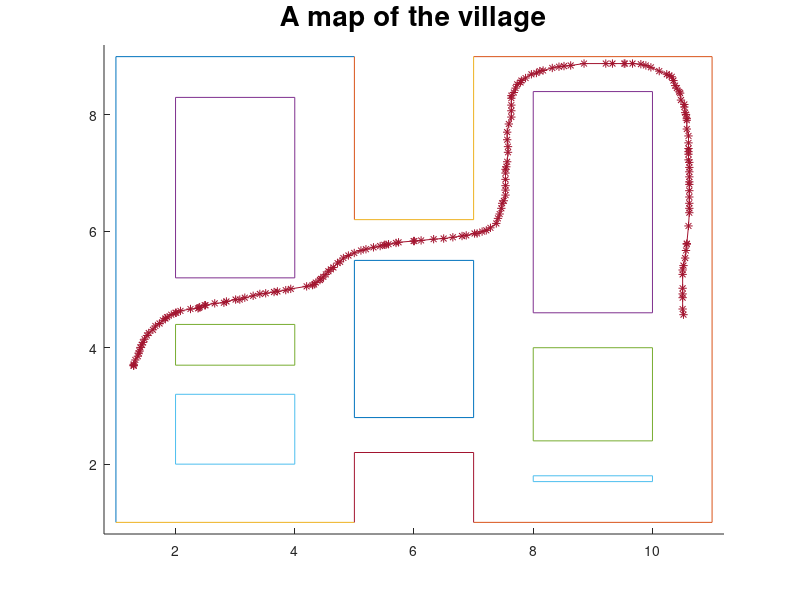

MATLAB code for this plot:

clear all
%This file draw a map of the village, and allows us to manually
%draw the trajectory of the vehicle.

figure(1)
clf
hold on
plot([1+i 1+9*i 5+9*i])
plot([7+9*i 11+9*i 11+i 7+i]);plot([5+i 1+i])
plot([2+5.2*i 2+8.3*i 4+8.3*i 4+5.2*i 2+5.2*i])%House 1
plot([2+3.7*i 2+4.4*i 4+4.4*i 4+3.7*i 2+3.7*i])%House 2
plot([2+2*i 2+3.2*i 4+3.2*i 4+2*i 2+2*i])%House 3
plot([5+i 5+2.2*i 7+2.2*i 7+i])%House 4
plot([5+2.8*i 5+5.5*i 7+5.5*i 7+2.8*i 5+2.8*i])%House 5
plot([5+6.2*i 5+9*i]);plot([7+9*i 7+6.2*i 5+6.2*i])%House 6
plot([8+4.6*i 8+8.4*i 10+8.4*i 10+4.6*i 8+4.6*i])%House 7
plot([8+2.4*i 8+4*i 10+4*i 10+2.4*i 8+2.4*i])%House 8
plot([8+1.7*i 8+1.8*i 10+1.8*i 10+1.7*i 8+1.7*i])%House 9

axis([0.8 11.2 0.8 9.2])
title('A map of the village','FontSize',20)

disp('Start clicking in the village to create a trajectory!')
disp('Press "Return" to finish.')


n = 5;
X = [linspace(4.5, 4.5, n) linspace(4.5, 7.5, n) linspace(7.5, 7.5, n) linspace(7.5, 4.5, n)].';
Y = [linspace(2.3, 5.7, n) linspace(5.7, 5.7, n) linspace(5.7, 2.3, n) linspace(2.3, 2.3, n)].';

load("X_tight.mat");
load("Y_tight.mat");

%[X,Y]=ginput;
plot([X+Y*i],'-*')

Xk = [X';Y'];
save Xk
